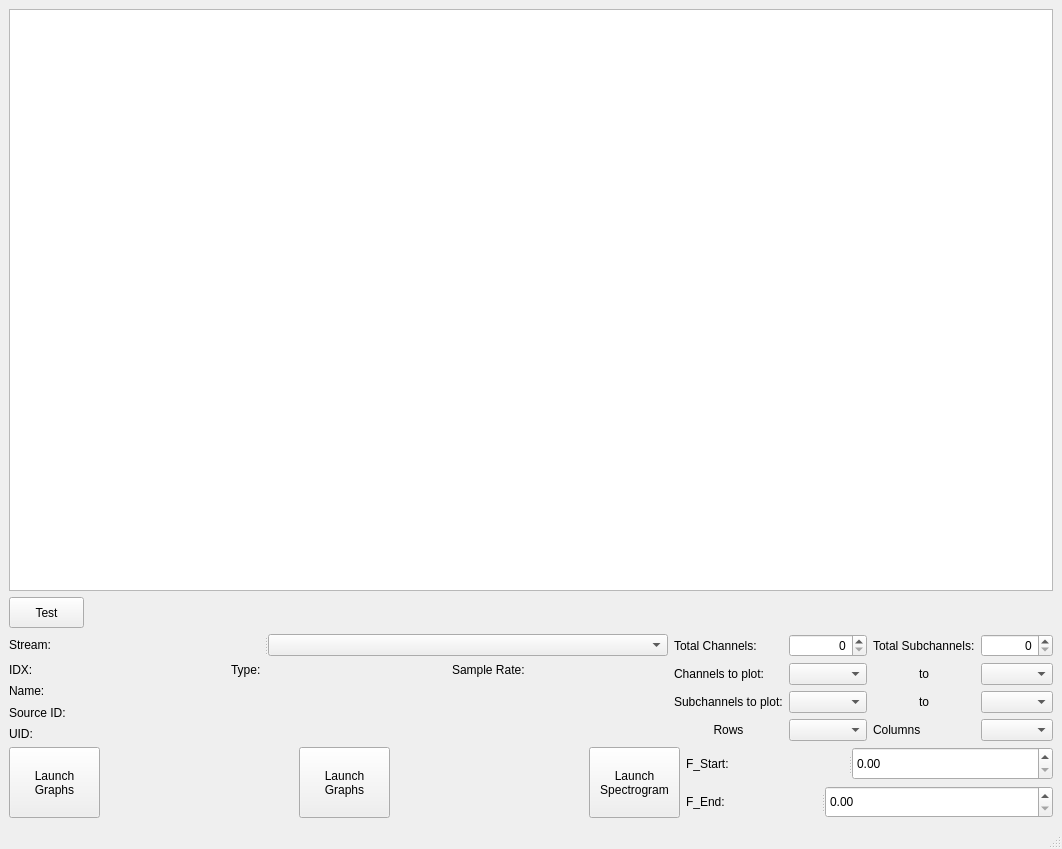
<?xml version="1.0" encoding="UTF-8"?>
<ui version="4.0">
 <class>MainWindow</class>
 <widget class="QMainWindow" name="MainWindow">
  <property name="geometry">
   <rect>
    <x>0</x>
    <y>0</y>
    <width>1062</width>
    <height>849</height>
   </rect>
  </property>
  <property name="windowTitle">
   <string>MainWindow</string>
  </property>
  <widget class="QWidget" name="centralwidget">
   <layout class="QGridLayout" name="gridLayout_3">
    <item row="0" column="0" colspan="3">
     <widget class="PlotWidget" name="Plot0"/>
    </item>
    <item row="1" column="0" colspan="3">
     <layout class="QHBoxLayout" name="horizontalLayout_8">
      <item>
       <widget class="QPushButton" name="pbGraphInGUI">
        <property name="minimumSize">
         <size>
          <width>75</width>
          <height>31</height>
         </size>
        </property>
        <property name="maximumSize">
         <size>
          <width>75</width>
          <height>31</height>
         </size>
        </property>
        <property name="text">
         <string>Test</string>
        </property>
       </widget>
      </item>
      <item>
       <spacer name="horizontalSpacer_3">
        <property name="orientation">
         <enum>Qt::Horizontal</enum>
        </property>
        <property name="sizeHint" stdset="0">
         <size>
          <width>962</width>
          <height>28</height>
         </size>
        </property>
       </spacer>
      </item>
     </layout>
    </item>
    <item row="2" column="0">
     <layout class="QGridLayout" name="gridLayout">
      <item row="1" column="1">
       <widget class="QLabel" name="lbLSLType">
        <property name="minimumSize">
         <size>
          <width>215</width>
          <height>0</height>
         </size>
        </property>
        <property name="text">
         <string>Type: </string>
        </property>
       </widget>
      </item>
      <item row="1" column="0">
       <widget class="QLabel" name="lbLSLIDX">
        <property name="minimumSize">
         <size>
          <width>216</width>
          <height>0</height>
         </size>
        </property>
        <property name="text">
         <string>IDX: </string>
        </property>
       </widget>
      </item>
      <item row="3" column="0" colspan="3">
       <widget class="QLabel" name="lbLSLSourceID">
        <property name="minimumSize">
         <size>
          <width>659</width>
          <height>0</height>
         </size>
        </property>
        <property name="text">
         <string>Source ID:</string>
        </property>
       </widget>
      </item>
      <item row="1" column="2">
       <widget class="QLabel" name="lbLSLFS">
        <property name="minimumSize">
         <size>
          <width>216</width>
          <height>0</height>
         </size>
        </property>
        <property name="text">
         <string>Sample Rate: </string>
        </property>
       </widget>
      </item>
      <item row="2" column="0" colspan="3">
       <widget class="QLabel" name="lbLSLName">
        <property name="minimumSize">
         <size>
          <width>659</width>
          <height>0</height>
         </size>
        </property>
        <property name="text">
         <string>Name: </string>
        </property>
       </widget>
      </item>
      <item row="4" column="0" colspan="3">
       <widget class="QLabel" name="lbLSLUID">
        <property name="minimumSize">
         <size>
          <width>659</width>
          <height>0</height>
         </size>
        </property>
        <property name="text">
         <string>UID:</string>
        </property>
       </widget>
      </item>
      <item row="0" column="0" colspan="3">
       <widget class="QSplitter" name="splitter_5">
        <property name="minimumSize">
         <size>
          <width>659</width>
          <height>0</height>
         </size>
        </property>
        <property name="orientation">
         <enum>Qt::Horizontal</enum>
        </property>
        <widget class="QLabel" name="label_12">
         <property name="text">
          <string>Stream: </string>
         </property>
        </widget>
        <widget class="QComboBox" name="cbLSLStream"/>
       </widget>
      </item>
     </layout>
    </item>
    <item row="2" column="1" colspan="2">
     <layout class="QGridLayout" name="gridLayout_2">
      <item row="0" column="5">
       <widget class="QSpinBox" name="sbTotalSubchannels">
        <property name="alignment">
         <set>Qt::AlignRight|Qt::AlignTrailing|Qt::AlignVCenter</set>
        </property>
       </widget>
      </item>
      <item row="1" column="2" colspan="2">
       <widget class="QComboBox" name="cbChBeg"/>
      </item>
      <item row="1" column="4">
       <widget class="QLabel" name="label_4">
        <property name="text">
         <string>to</string>
        </property>
        <property name="alignment">
         <set>Qt::AlignCenter</set>
        </property>
       </widget>
      </item>
      <item row="1" column="5">
       <widget class="QComboBox" name="cbChEnd"/>
      </item>
      <item row="2" column="0" colspan="2">
       <widget class="QLabel" name="label_3">
        <property name="text">
         <string>Subchannels to plot:</string>
        </property>
       </widget>
      </item>
      <item row="2" column="2" colspan="2">
       <widget class="QComboBox" name="cbSubChBeg"/>
      </item>
      <item row="2" column="4">
       <widget class="QLabel" name="label_5">
        <property name="text">
         <string>to</string>
        </property>
        <property name="alignment">
         <set>Qt::AlignCenter</set>
        </property>
       </widget>
      </item>
      <item row="2" column="5">
       <widget class="QComboBox" name="cbSubChEnd"/>
      </item>
      <item row="3" column="0" colspan="2">
       <widget class="QLabel" name="label_7">
        <property name="text">
         <string>Rows</string>
        </property>
        <property name="alignment">
         <set>Qt::AlignCenter</set>
        </property>
       </widget>
      </item>
      <item row="3" column="2" colspan="2">
       <widget class="QComboBox" name="cbRows"/>
      </item>
      <item row="3" column="4">
       <widget class="QLabel" name="label_6">
        <property name="text">
         <string>Columns</string>
        </property>
       </widget>
      </item>
      <item row="3" column="5">
       <widget class="QComboBox" name="cbColumns"/>
      </item>
      <item row="0" column="4">
       <widget class="QLabel" name="label_10">
        <property name="text">
         <string>Total Subchannels:</string>
        </property>
       </widget>
      </item>
      <item row="0" column="2" colspan="2">
       <widget class="QSpinBox" name="sbTotalChan">
        <property name="alignment">
         <set>Qt::AlignRight|Qt::AlignTrailing|Qt::AlignVCenter</set>
        </property>
       </widget>
      </item>
      <item row="0" column="0" colspan="2">
       <widget class="QLabel" name="label_9">
        <property name="text">
         <string>Total Channels:</string>
        </property>
       </widget>
      </item>
      <item row="1" column="0" colspan="2">
       <widget class="QLabel" name="label_2">
        <property name="text">
         <string>Channels to plot: </string>
        </property>
       </widget>
      </item>
     </layout>
    </item>
    <item row="3" column="2">
     <widget class="QSplitter" name="splitter_4">
      <property name="orientation">
       <enum>Qt::Horizontal</enum>
      </property>
      <widget class="QLabel" name="label">
       <property name="text">
        <string>F_Start: </string>
       </property>
      </widget>
      <widget class="QDoubleSpinBox" name="dsbFStart"/>
     </widget>
    </item>
    <item row="4" column="2">
     <widget class="QSplitter" name="splitter_3">
      <property name="orientation">
       <enum>Qt::Horizontal</enum>
      </property>
      <widget class="QLabel" name="label_8">
       <property name="text">
        <string>F_End: </string>
       </property>
      </widget>
      <widget class="QDoubleSpinBox" name="dsbFEnd">
       <property name="maximum">
        <double>1000.000000000000000</double>
       </property>
      </widget>
     </widget>
    </item>
    <item row="3" column="0" rowspan="2" colspan="2">
     <layout class="QHBoxLayout" name="horizontalLayout_7">
      <item>
       <widget class="QPushButton" name="pbLaunchGraphs">
        <property name="minimumSize">
         <size>
          <width>91</width>
          <height>71</height>
         </size>
        </property>
        <property name="maximumSize">
         <size>
          <width>91</width>
          <height>71</height>
         </size>
        </property>
        <property name="text">
         <string>Launch
Graphs</string>
        </property>
       </widget>
      </item>
      <item>
       <spacer name="horizontalSpacer">
        <property name="orientation">
         <enum>Qt::Horizontal</enum>
        </property>
        <property name="sizeHint" stdset="0">
         <size>
          <width>198</width>
          <height>17</height>
         </size>
        </property>
       </spacer>
      </item>
      <item>
       <widget class="QPushButton" name="tmpIgnore0">
        <property name="minimumSize">
         <size>
          <width>91</width>
          <height>71</height>
         </size>
        </property>
        <property name="maximumSize">
         <size>
          <width>91</width>
          <height>71</height>
         </size>
        </property>
        <property name="text">
         <string>Launch
Graphs</string>
        </property>
       </widget>
      </item>
      <item>
       <spacer name="horizontalSpacer_5">
        <property name="orientation">
         <enum>Qt::Horizontal</enum>
        </property>
        <property name="sizeHint" stdset="0">
         <size>
          <width>198</width>
          <height>17</height>
         </size>
        </property>
       </spacer>
      </item>
      <item>
       <widget class="QPushButton" name="pbLaunchPeriodo">
        <property name="minimumSize">
         <size>
          <width>91</width>
          <height>71</height>
         </size>
        </property>
        <property name="maximumSize">
         <size>
          <width>91</width>
          <height>71</height>
         </size>
        </property>
        <property name="text">
         <string>Launch
Spectrogram</string>
        </property>
       </widget>
      </item>
     </layout>
    </item>
   </layout>
   <zorder>layoutWidget</zorder>
   <zorder>layoutWidget</zorder>
   <zorder>layoutWidget</zorder>
   <zorder>layoutWidget</zorder>
   <zorder>Plot0</zorder>
   <zorder>label_6</zorder>
   <zorder>cbColumns</zorder>
   <zorder>label_7</zorder>
   <zorder>cbRows</zorder>
   <zorder>label</zorder>
   <zorder>label_8</zorder>
   <zorder>lineEdit</zorder>
   <zorder>lineEdit_2</zorder>
   <zorder>splitter_6</zorder>
   <zorder>splitter_7</zorder>
  </widget>
  <widget class="QMenuBar" name="menubar">
   <property name="geometry">
    <rect>
     <x>0</x>
     <y>0</y>
     <width>1062</width>
     <height>21</height>
    </rect>
   </property>
  </widget>
  <widget class="QStatusBar" name="statusbar"/>
 </widget>
 <customwidgets>
  <customwidget>
   <class>PlotWidget</class>
   <extends>QGraphicsView</extends>
   <header>pyqtgraph</header>
  </customwidget>
 </customwidgets>
 <resources/>
 <connections/>
</ui>
